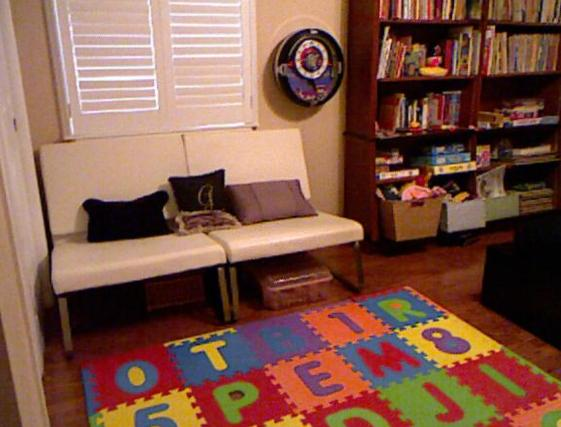
#> input picture Assets/InputData/imgs/NYU0282.jpg, 561 x 427 px
$ python -i labelHelper.py   (imports and definitions only)   (older library calls are emulated)
#> lines starting #> are read from the running program, lines starting #| are printed output that depends on the picture
import numpy as np
import cv2
from scipy import stats
# import matplotlib.pyplot as plt
from utils import rotateAroundPoint
from plotHelper import drawBoundingBox
from depth2HeightMskHelper import getObstacleMask, RemoveContourOverlapping, getContourHeight

'''
This class is used to optimize those obstacle from heightMap by classification results
'''
class labelHelper(object):
    """docstring for labelHelper."""
    def __init__(self, fwRemovalRatio = 0.8, shrinkF = 1.5, HomoMatrix = None):
        # imgBounds: minx, maxx, minz, maxz
        self.imgbounds = None
        self.contours = None
        self.height2Img = None
        self.img2Height = None
        self.fwRemovalRatio = fwRemovalRatio
        # refined results with labels from NN result
        self.boundingBoxes = None
        self.boxesFromDepth = None
        self.rotatedBox = None
        self.rotatedRect = None
        self.heightMapMsk = None
        self.boxLabel = None
        self.mergedLables = None
        self.mergeIdx = None
        self.imageWithBox = None
        self.sceneMatList = None
        self.sceneMat = None
        self.shrinkF = shrinkF
        self.HomoMatrix = HomoMatrix
        self.floorMat = None
        self.cate = ["unknown", "floor ","sofa ","chair ","bed ","NightStand","shelf","table","wall","onwallObjs","otherFurniture","ceiling"]
        self.labelColor = {0:[0,0,0], 1:[173,216,230], 2:[139, 0 ,139], 3:[255,0,0], 4:[156, 156, 156], 5:[0,255,0],\
        6:[255,165,0], 7:[173,255,47],8:[255, 228, 225],9:[159, 121, 238],10:[139,69,0],11:[255,106,106],12:[0,0,255],13:[255,2552,255]}
        # 7 bed 19 chair 24 shelf 33 desk 15 table 40 stand 64 coffee table
        # self.InterestedCate = {3:0, 7:1,15:2, 19:3, 24:4, 33:5, 40:6, 60:7}

        # self.labelDict = {"bed":1, "books":2, "ceiling":3, "chair":4, "floor":5, "furniture":6, "objects":7, "pics":8, "sofa":9, "table":10, "tv":11, "wall":12, "window":13 }
        # self.getObstacleLabels()

    # [48 lines left out: functions fit, combineHeightAndLabel, fitWall, not called in this run]
        # [7 lines of commented-out code are left out]
    def getObstacleRealWorld(self, labelImg):
        denoteList =[n for n in np.unique(labelImg) if n in [3, 7, 19, 24, 33, 15, 40, 64]] #[1,8,9,11]]


        # [17 lines of commented-out code are left out]
        for cate in denoteList:
            if(self.HomoMatrix is not None):
                print("dont come in ")
                mappedLoc = cv2.perspectiveTransform(np.where(labelImg==cate), self.HomoMatrix)
            else:
                mappedLoc = self.img2Height[np.where(labelImg==cate)]#self.img2RealCoord[floorLocs]
            for loc in mappedLoc:
                self.sceneMat[int(loc[0]/self.shrinkF),int(loc[1]/self.shrinkF)] = cate

        # logicalRes = np.logical_and(self.sceneMat, self.heightMap)
        # self.sceneMat[logicalRes == 0] = 0
        self.sceneMat = cv2.resize(self.sceneMat, (self.heightMap.shape[1],self.heightMap.shape[0]), interpolation=cv2.INTER_NEAREST)

        for cate in denoteList:
            cate_sceneMat = np.zeros(self.sceneMat.shape)
            cate_sceneMat[self.sceneMat == cate] = 1
            # just save floor
            if(cate == 3):
                self.floorMat = cate_sceneMat
            else:
                self.sceneMatList.append(cate_sceneMat)
        if(3 in denoteList):
            denoteList.remove(3)
        self.boxLabel = denoteList

        # [4 lines of commented-out code are left out]
        self.getObstacleMaskFromLabeledMask()

    # [103 lines left out: functions getObstacleMaskFromLabeledMask, getObstacleLabels, getImageWithBox, getBoxInfo, not called in this run]
    def merge2Boxes(self, box, cbox):
        return [min(box[0], cbox[0]), min(box[1], cbox[1]),max(box[2],cbox[2]), max(box[3],cbox[3])]
    # [100 lines left out: functions deleteTooClose, checkAndMergeBoxes, mergeObjects, alignWall, writeObstacles2File, not called in this run]

>>> import cv2
>>> picture = cv2.imread('../../InputData/imgs/NYU0282.jpg', cv2.IMREAD_GRAYSCALE)
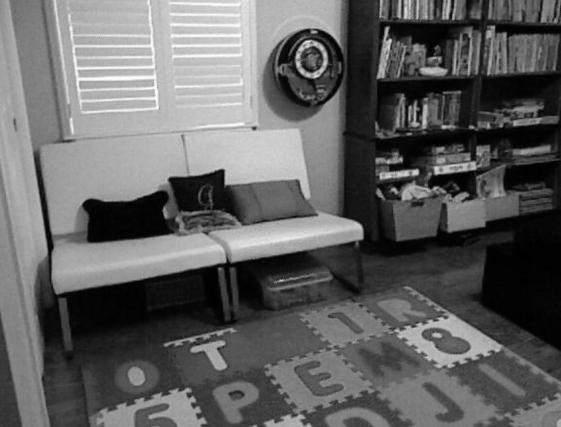
#> picture: shape (427, 561); min 0, max 255, mean 97.7
>>> result = labelHelper().getObstacleRealWorld(picture)
#> in getObstacleRealWorld, `denoteList =[n for n in np.unique(labelImg) if n in [3, 7, 19, 24, 33,..`: denoteList = [3, 7, 15, 19, 24, 33, 40, 64]
#> the loop in getObstacleRealWorld, `for cate in denoteList:` made 1 pass
#> cate on pass 1: 3
#> (the run stopped early here; a loop or call above may not have finished)
